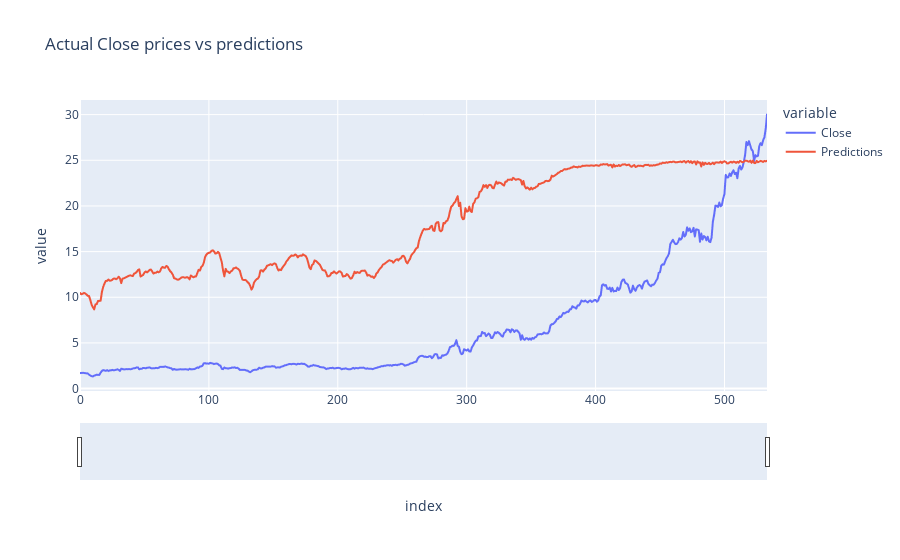

Notebook cell for this chart:
### Code cell
# Range slider
figure = px.line(results, x=results.index, y=results.columns[:], title="Actual Close prices vs predictions")
figure.update_xaxes(rangeslider_visible=True)
figure.show()

### Figure 1 — Plotly figure (JSON) as saved in the notebook; plotly's stock layout.template omitted (floating-point values rounded to 4 significant figures; data arrays with more than 128 entries replaced by an {"elided": "..."} marker saying what was removed)
{"data": [{"hovertemplate": "variable=Close<br>index=%{x}<br>value=%{y}<extra></extra>", "legendgroup": "Close", "line": {"color": "#636efa", "dash": "solid"}, "marker": {"symbol": "circle"}, "mode": "lines", "name": "Close", "showlegend": true, "type": "scattergl", "x": {"elided": "534 int values"}, "xaxis": "x", "y": {"elided": "534 float values"}, "yaxis": "y"}, {"hovertemplate": "variable=Predictions<br>index=%{x}<br>value=%{y}<extra></extra>", "legendgroup": "Predictions", "line": {"color": "#EF553B", "dash": "solid"}, "marker": {"symbol": "circle"}, "mode": "lines", "name": "Predictions", "showlegend": true, "type": "scattergl", "x": {"elided": "534 int values"}, "xaxis": "x", "y": {"elided": "534 float values"}, "yaxis": "y"}], "layout": {"legend": {"title": {"text": "variable"}, "tracegroupgap": 0}, "title": {"text": "Actual Close prices vs predictions"}, "xaxis": {"anchor": "y", "domain": [0, 1], "rangeslider": {"visible": true}, "title": {"text": "index"}}, "yaxis": {"anchor": "x", "domain": [0, 1], "title": {"text": "value"}}}}
